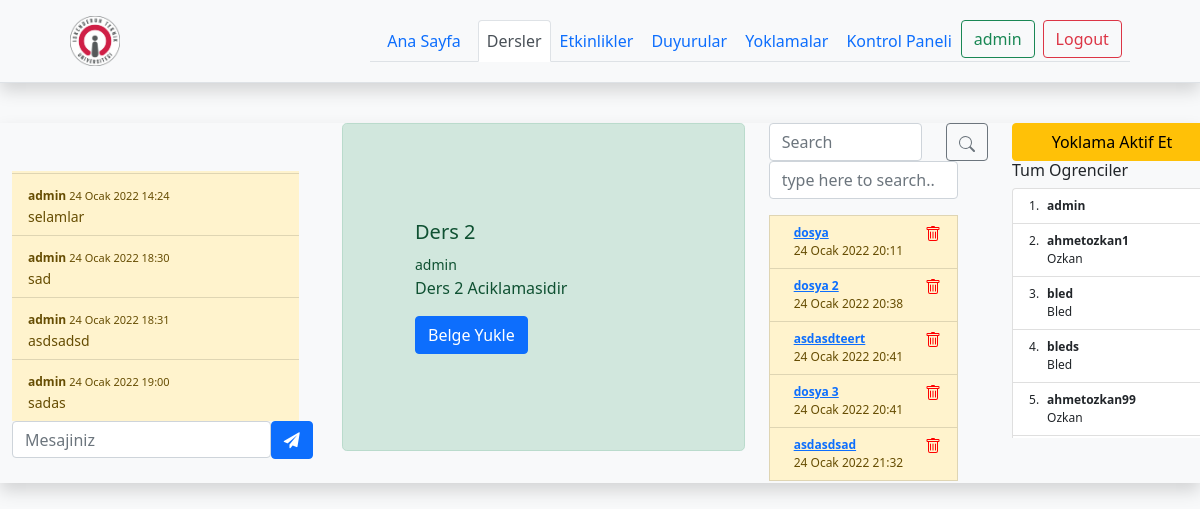
/lessons/lesson/2 (signed in), run on the app's committed database.
### lessons/models.py (models this page shows, shortened)
class Message(models.Model):
    lesson = models.ForeignKey(Lesson,on_delete=models.CASCADE)
    user = models.ForeignKey(User,on_delete=models.CASCADE)
    text = models.CharField(max_length=255,verbose_name="Mesajiniz")
    date = models.DateTimeField(auto_now=True)
    avaliable = models.BooleanField(default =True)

class Lesson(models.Model):
    teacher = models.ForeignKey(User, null=True,on_delete=models.CASCADE)
    name = models.CharField(max_length=128,unique=True)
    image  = models.ImageField(upload_to="lessons/%Y/%m/%d/",default = "lessons/default_lesson_image.png")
    description = models.TextField(blank=True,null=True)
    students = models.ManyToManyField(User, blank=True,related_name='lesson_joined')
    date = models.DateTimeField(auto_now=True)
    avaliable = models.BooleanField(default =True)
    def __str__(self):
        return self.name

class LessonFiles(models.Model):
    lesson = models.ForeignKey(Lesson,on_delete=models.CASCADE)
    title = models.CharField(max_length=255)
    file = models.FileField(upload_to='lessons/lesson/%Y/%m/%d/')
    date = models.DateTimeField(auto_now=True)
    avaliable = models.BooleanField(default=True)

### lessons/views.py (the view, shortened to what this page needs)
# urls.py: path('lesson/<int:lesson_id>',views.lesson_detail,name="lesson_detail"),
@login_required(login_url='login')
def lesson_detail(request,lesson_id):
    current_user = request.user
    allowed_host = ALLOWED_HOSTS[1]
    lessons = Lesson.objects.all().order_by('-date')
    lesson = Lesson.objects.get(id = lesson_id)
    attendances = Attendance.objects.all().filter(lesson = lesson_id, avaliable = True)
    att_remove_last = Attendance.objects.last()
    attendance_remove_avaliable_last= att_remove_last
    attendance_form = AttendanceForm(request.POST or None)
    message_form = MessageForm(request.POST or None)
    message_text = Message.objects.all().filter(lesson = lesson_id)
    files = LessonFiles.objects.all().filter(lesson = lesson_id)
    fileForm = LessonFilesForm(request.POST or None, request.FILES or None)
    if fileForm.is_valid():
        file = fileForm.save(commit = False)
        file.lesson = lesson
        file.save()
        return HttpResponseRedirect(reverse("lesson_detail", kwargs={'lesson_id': lesson_id}))
    if message_form.is_valid():
        message = message_form.save(commit=False)
        message.lesson = lesson
        message.user = request.user
        message.save()
        return HttpResponseRedirect(reverse("lesson_detail", kwargs={'lesson_id': lesson_id}))
    if request.user.is_authenticated:
        lesson_join = current_user.lesson_joined.all()
    else:
        lesson_join = lessons
    context = {
        'current_user':current_user,
        'allowed_host':allowed_host,
        'lesson':lesson,
        'lesson_join':lesson_join,
        'lesson_files':files,
        'lesson_files_form':fileForm,
        'attendances':attendances,
        'attendance_form':attendance_form,
        'attendance_remove_avaliable_last':attendance_remove_avaliable_last,
        'message_form':message_form,
        'message_text':message_text,
    }
    return render(request,'lessons/lesson.html',context)

### lessons/forms.py
class LessonFilesForm(forms.ModelForm):
    title = forms.CharField( label='Belge Basligi',widget = forms.TextInput(attrs={
        'class': 'form-control',
        'placeholder': 'Belge Basligi'
    }))
    file = forms.FileField( label='Dosya Sec',widget = forms.ClearableFileInput(attrs={
        'class': 'form-control',
        'placeholder': 'Sec',
    }))
    avaliable = forms.BooleanField(initial=True,required=False, label='Yayinlansin')
    class Meta:
        model = LessonFiles
        fields = ["title","file",'avaliable']

class AttendanceForm(forms.ModelForm):
    class Meta:
        model = Attendance
        fields = ["date","date2","avaliable"]

### templates/lessons/lesson.html (shortened to what this page needs)
{% extends "base.html" %}
{% load static %}
{% block body %}
{% load crispy_forms_tags %}
<div class="container-fluid shadow"style="display: grid;
grid-template-rows: auto 1fr auto;
">
  <div class="row">
      {% if lesson not in lesson_join %}
      <div class= "alert alert-success text-center">Merhababar {{user.first_name}} {{user.last_name}} Derse Kayitli Degilsiniz.....</div>
      <div class="col-4">
        {% else %}
      <div class="col-3 " style="margin-right:30px;min-width :300px;max-width: 300px;">
         <span id="spinner"></span>
     <br>
      <div class="container" style="padding-left: 0px;min-width :300px;max-width: 300px;">
      <div id="msg" class="overflow-auto" style="min-width :300px;max-width: 300px; max-height: 250px;">
        <ul id="chat-items" class="list-group list-group-flush " style=" width: 287px;">
          {% for message in message_text %}
          <li class="list-group-item list-group-item-warning ">
            <b  style=" font-size: 12px;">{{message.user}} </b>
            <small style=" font-size: 11px;">{{message.date}}</small>
          <br>
          <div style=" font-size: 14px;  ">
             {{message.text}}
          </div>
          </li>
          {% endfor %}
        </ul>
      </div>
      <form id = 'messageForm' action="" method="post" enctype="multipart/form-data" >
        <div class="row " style='min-width:325px;'>
            <div class="col-10 "style="padding-right: calc(var(--bs-gutter-x) * .0);">
                {{message_form.text}}
              </div>
              <div class="col-2 px-0">
                <button type="submit" class = "btn btn-primary " ><i class="fa fa-send"></i></button>
              </div>
            </div>
      </form>
 <br>
  {% endif %}
</div>
</div>
    <div class="col">
      <div class="row">
        <div class="col-8">
          <div class="p-5 mb-4  rounded-3 alert alert-success">
            <div class="container-fluid py-5">
              <h3 class="fs-5">{{lesson.name}}</h3>
              <span><small>{{lesson.teacher}}</small></span>
              <p class="col-md-8 fs-7">{{lesson.description}}</p>
              <button type="button" class="btn btn-primary" data-bs-toggle="modal"
              data-bs-target="#fileupload">
              Belge Yukle
            </button>
            </div>
            </div>
        </div>
        <div class="col-4">
          <div class="row">
            <div class="col-10">
              <form class="form-inline mr-auto">
                <input
                  class="form-control"
                  type="text"
                  placeholder="Search"
                  aria-label="Search"
                  name="keyword"
                />
            </div>
            <div class="col-2">
              <button
              class="btn btn-outline-secondary"
              type="submit"
            >
            </button>
            </div>
           </div>
           <input id="search_here" class="form-control mb-3" placeholder="type here to search.." />
          <div class="overflow-auto"style="max-height: 350px;" >
            <ol id="onlineusers" class="list-group list-group-numbered "  style=" font-size: 12px;">
              <div id="box">
              {% for file  in lesson_files %}
              <li class="list-group-item d-flex justify-content-between
              align-items-start list-group-item-warning ">
              <div class="ms-2 me-auto">
                <div class="fw-bold"> <a href="{{file.file.url}}" target="_blank" rel="noopener noreferrer">{{ file.title }}</a>
                </div>
                {{file.date}}<br>
              </div>
              <span class=""><a href="" style="color:red;"><i class="bi bi-trash"></i></a></span>
            </li>
              {% endfor %}
          </div>
            </ol>
          </div>
        </div>
      </div>
    </div>
    {% if lesson not in lesson_join %}
    {% else %}
    <div class="col-2" style="margin-left:30px;">
      {% if attendances %}
      <ul class="list-group" style="min-width :200px;max-width: 300px; max-height: 250px;">
        <button type="button" class="btn btn-outline-success" data-bs-toggle="modal"
        data-bs-target="#qrCodeModal">
        <i class="fa fa-qrcode fa-4x"></i>
      </button>
        {% if request.user  == lesson.teacher %}
        {% if request.user.is_staff %}
            <button type="button" class="btn btn-danger" data-bs-toggle="modal"
            data-bs-target="#removeModal">
            Yoklama Sonlandir.
          </button>
{% endif %}
{% endif %}
        {% for attendance in attendances %}
        <li class="list-group-item" style=" font-size: 12px;">
          Baslangic : {{attendance.date}}
        </li>
        <li class="list-group-item" style=" font-size: 12px;">
          Kapanis : {{attendance.date2}}
        </li>
        {% endfor %}
      </ul>
      {% else %}
      {% if request.user == lesson.teacher  %}
      {% if request.user.is_staff %}
      <button type="button" class="btn btn-warning" data-bs-toggle="modal"
        data-bs-target="#exampleModal" style="min-width :200px;max-width: 300px; max-height: 250px;">
        Yoklama Aktif Et
      </button>
      {% endif %}
      {% endif %}
      {% endif %}
      <br>
      <h6>Tum Ogrenciler</h6>
      <div class="overflow-auto " style="min-width :200px;max-width: 300px; max-height: 250px;">
      <ol class="list-group list-group-numbered">
        {% if lesson.students.all %}
        {% for student in lesson.students.all %}
        <li class="list-group-item d-flex justify-content-between
          align-items-start" style=" font-size: 12px;">
          <div class="ms-2 me-auto " style=" font-size: 12px;">
            <div class="fw-bold" >{{student.username}}</div>
            {{student.last_name}}
          </div>
        </li>
        {% endfor %}
        {% endif %}
      </ol>
    </div>
    </div>
    {% endif %}
 {% endblock body %}

### templates/includes/navbar-base.html (shortened to what this page needs)
{% load static %}
    <header class="%100 % bg-light shadow d-flex flex-wrap align-items-center justify-content-center py-3 mb-4 border-bottom">
      <a href="{% url 'index'%}" class="d-flex align-items-center col-md-3 mb-2 mb-md-0 text-dark text-decoration-none">
        <img width="50" height="50"src={%  static 'images/iste_arma.png' %} alt="">
      </a>
      <ul class="nav nav-tabs col-12 col-md-auto mb-2 justify-content-center mb-md-0">
        <li class="nav-item  "><a href="{% url 'index' %}" class="nav-link   {% if '/' == request.path %}  active link-secondary   {% endif %}">Ana Sayfa</a></li>
        <li><a href="{% url 'lessons' %}" class="nav-link px-2 {% if 'lessons' in request.path %}  active link-secondary  {% endif %} ">Dersler</a></li>
        <li><a href="{% url 'events' %}" class="nav-link px-2 {% if 'events' in request.path %} active link-secondary   {% endif %}">Etkinlikler</a></li>
 {% if request.user.is_authenticated %}
 <li><a href="{% url 'announcements' %}" class="nav-link px-2 {% if 'announcements' in request.path %} active link-secondary   {% endif %}">Duyurular</a></li>
 <li><a href="{% url 'attendances' %}" class="nav-link px-2 {% if 'attendances' in request.path %} active link-secondary   {% endif %}">Yoklamalar</a></li>
      <li class="nav-item active">
   <a class="nav-link  px-2  {% if 'dashboard' in request.path %}  active link-secondary  {% endif %} " href="{% url 'dashboard' %}">Kontrol Paneli</a>
  </li>
  <li class="nav-item active">
       <a class="btn btn-outline-success me-2" href="">{{request.user.username}}</a>
</li>
       <li class="nav-item active ">
   <a href="{% url 'logout'%}" class="btn btn-outline-danger me-2">Logout</a>
</li>
{% endif %}
    </header>

### data on the page
Message: user "admin", date "24 Ocak 2022 14:24", text "selamlar"
Message: user "admin", date "24 Ocak 2022 18:30", text "sad"
Message: user "admin", date "24 Ocak 2022 18:31", text "asdsadsd"
Message: user "admin", date "24 Ocak 2022 19:00", text "sadas"
Lesson: name "Ders 2", teacher "admin", description "Ders 2 Aciklamasidir"
LessonFiles: title "dosya", date "24 Ocak 2022 20:11"
LessonFiles: title "dosya 2", date "24 Ocak 2022 20:38"
LessonFiles: title "asdasdteert", date "24 Ocak 2022 20:41"
LessonFiles: title "dosya 3", date "24 Ocak 2022 20:41"
LessonFiles: title "asdasdsad", date "24 Ocak 2022 21:32"

### other printed values
{{ request.user.username }} "admin"
{{ student.username }} "admin"
{{ student.username }} "ahmetozkan1"
{{ student.last_name }} "Ozkan"
{{ student.username }} "bled"
{{ student.last_name }} "Bled"
{{ student.username }} "bleds"
{{ student.username }} "ahmetozkan99"
